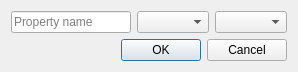
<?xml version="1.0" encoding="UTF-8"?>
<ui version="4.0">
 <class>AddPropertyDialog</class>
 <widget class="QDialog" name="AddPropertyDialog">
  <property name="geometry">
   <rect>
    <x>0</x>
    <y>0</y>
    <width>298</width>
    <height>87</height>
   </rect>
  </property>
  <property name="windowTitle">
   <string>Add Property</string>
  </property>
  <layout class="QGridLayout" name="gridLayout">
   <property name="sizeConstraint">
    <enum>QLayout::SetMinAndMaxSize</enum>
   </property>
   <item row="0" column="0">
    <widget class="QLineEdit" name="name2">
     <property name="readOnly">
      <bool>false</bool>
     </property>
     <property name="placeholderText">
      <string>Property name</string>
     </property>
    </widget>
   </item>
   <item row="1" column="0" colspan="3">
    <widget class="QDialogButtonBox" name="buttonBox">
     <property name="locale">
      <locale language="English" country="UnitedStates"/>
     </property>
     <property name="orientation">
      <enum>Qt::Horizontal</enum>
     </property>
     <property name="standardButtons">
      <set>QDialogButtonBox::Cancel|QDialogButtonBox::Ok</set>
     </property>
    </widget>
   </item>
   <item row="0" column="2">
    <widget class="QComboBox" name="typeBox"/>
   </item>
   <item row="0" column="1">
    <widget class="QComboBox" name="name"/>
   </item>
  </layout>
 </widget>
 <tabstops>
  <tabstop>name2</tabstop>
 </tabstops>
 <resources/>
 <connections>
  <connection>
   <sender>buttonBox</sender>
   <signal>accepted()</signal>
   <receiver>AddPropertyDialog</receiver>
   <slot>accept()</slot>
   <hints>
    <hint type="sourcelabel">
     <x>302</x>
     <y>96</y>
    </hint>
    <hint type="destinationlabel">
     <x>157</x>
     <y>105</y>
    </hint>
   </hints>
  </connection>
  <connection>
   <sender>buttonBox</sender>
   <signal>rejected()</signal>
   <receiver>AddPropertyDialog</receiver>
   <slot>reject()</slot>
   <hints>
    <hint type="sourcelabel">
     <x>338</x>
     <y>96</y>
    </hint>
    <hint type="destinationlabel">
     <x>286</x>
     <y>105</y>
    </hint>
   </hints>
  </connection>
 </connections>
</ui>
